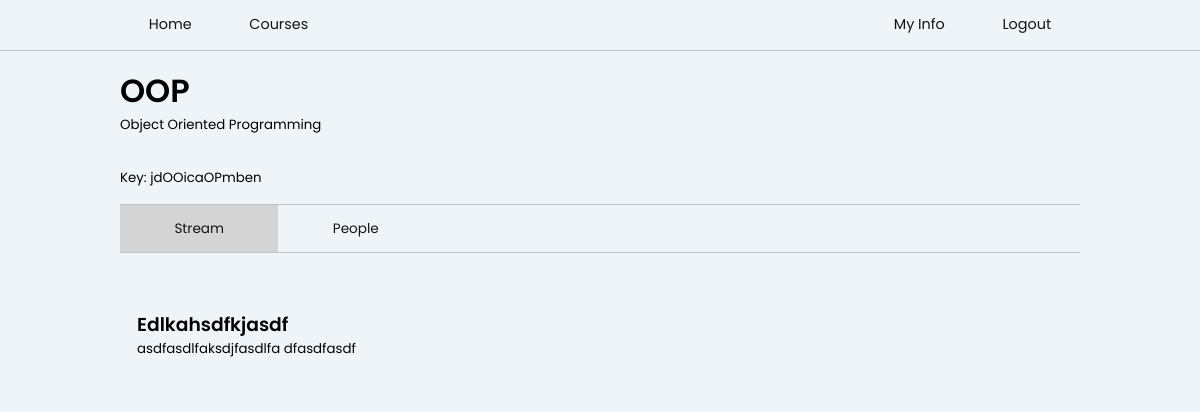
The page /course/38 on the database its author committed.
### courses/models.py (models this page shows, shortened)
class Course(models.Model):
    title = models.CharField(max_length=50, default="")
    description = models.TextField(max_length=200, default="")
    creator = models.ForeignKey(
        User, on_delete=models.CASCADE, blank=True, related_name='course_creator')
    key = models.CharField(max_length=100, default="", unique=True)
    lessons = models.ManyToManyField(Lesson)
    students = models.ManyToManyField(User, related_name='course_students')
    class Meta:
        db_table = "courses"

class Lesson(models.Model):
    title = models.CharField(max_length=50, default="")
    description = models.TextField(max_length=200, default="")

### courses/views.py (the view)
# urls.py: path('course/<int:id>', course_details_page, name='detailed'),
def course_details_page(request, id):
    course = Course.objects.get(id=id)
    context = {
        'course': course,
        'lessons': course.lessons.values(),
    }
    return render(request, "courses/detail.html", context)

### templates/courses/detail.html (shortened to what this page needs)
{% load static %}
<html lang="en">
    <head>
        <link rel="stylesheet" type="text/css" href="{% static 'css/main.css' %}">
    </head>
    <body>
        {% include 'navbar.html' %}
        <div class="container">
            <div class="course-header">
                <div class="flex flex-col">
                    <h1>{{ course.title }}</h1>
                    <small>{{ course.description }}</small>
                    <small style="margin: 2.5em 0 0 0;">Key: {{ course.key }}</small>
                </div>
            </div>
            <div class="flex flex-row tabs-container">
                <a href="/course/{{course.id}}">
                    <div class="tabs tabs-active">Stream</div>
                </a>
                <a href="/course/{{course.id}}/people">
                    <div class="tabs">People</div>
                </a>
            </div>
            <div style="margin: 2em 0;">
                {% if lessons %}
                    {% for lesson in lessons %}
                        <div class="lesson-container">
                            <div class="flex flex-row justify-between">
                                <h3
                                    class="lesson-title"
                                    onclick="location.href='{% url 'lessonspage' lesson.id %}'"
                                >
                                    {{ lesson.title }}
                                </h3>
                            </div>
                            <small>{{ lesson.description }}</small>
                        </div>
                    {% endfor %}
                {% else %}
                    <p>No Lessons for this Course</p>
                {% endif %}
            </div>
        </div>
    </body>
</html>

### static_my_project/css/main.css (style rules this page uses)
* { margin: 0; padding: 0; box-sizing: border-box; }
:root { --primary-color: rgb(80, 156, 255); --primary-accent-color: rgb(42, 119, 226); --delete-color: rgb(189, 19, 19); --delete-accent-color: rgb(142, 14, 14); --form-control-border: rgb(194, 194, 194); --form-control-border-accent: rgb(106, 106, 106); --box-shadow: rgb(212, 212, 212); --black: rgb(20, 20, 20); --table-alternate-row: rgba(217, 217, 217, 0.708); }
html, body { margin: 0px; background-color: #eff4f8; font-family: 'Poppins'; }
h1,h2,h3,h4.h5,h6 { font-weight: 600; }
a { text-decoration: none; color: var(--black); }
.flex { display: flex; }
.flex-col { flex-direction: column; }
.flex-row { flex-direction: row; }
.justify-between { justify-content: space-between; }
.container { width: min(80%, 75em); margin: 0 auto; }

### templates/courses/detail.html (style rules this page uses)
.course-header { width: 100%; border-radius: 0.5em; margin: 1em 0; display: flex; justify-content: space-between; }
.lesson-container { padding: 1.5em 1em; cursor: pointer; border: 0.5px solid transparent; transition: 0.2s cubic-bezier(0.075, 0.82, 0.165, 1); }
.tabs-container { border-top: 0.5px solid var(--form-control-border); border-bottom: 0.5px solid var(--form-control-border); }
.tabs { font-size: 0.85em; padding: 1em 4em; cursor: pointer; transition: 0.2s cubic-bezier(0.075, 0.82, 0.165, 1); }
.tabs-active { background-color: var(--box-shadow); }

### rows shown on the page
Course: title "OOP", description "Object Oriented Programming", key "jdOOicaOPmben"
Lesson: title "Edlkahsdfkjasdf", description "asdfasdlfaksdjfasdlfa dfasdfasdf"
